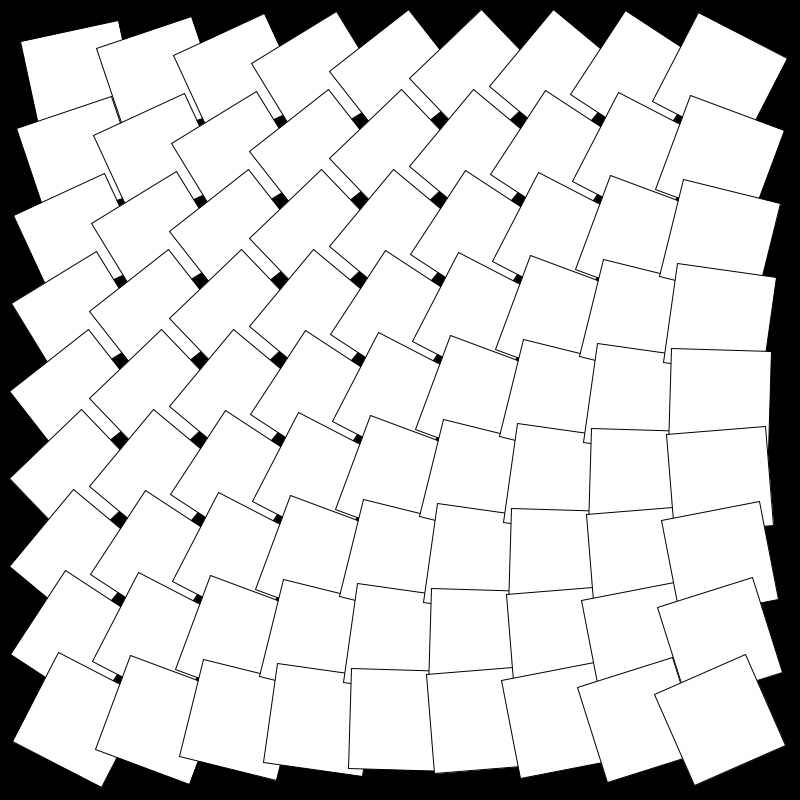
Frame 1 (no input)
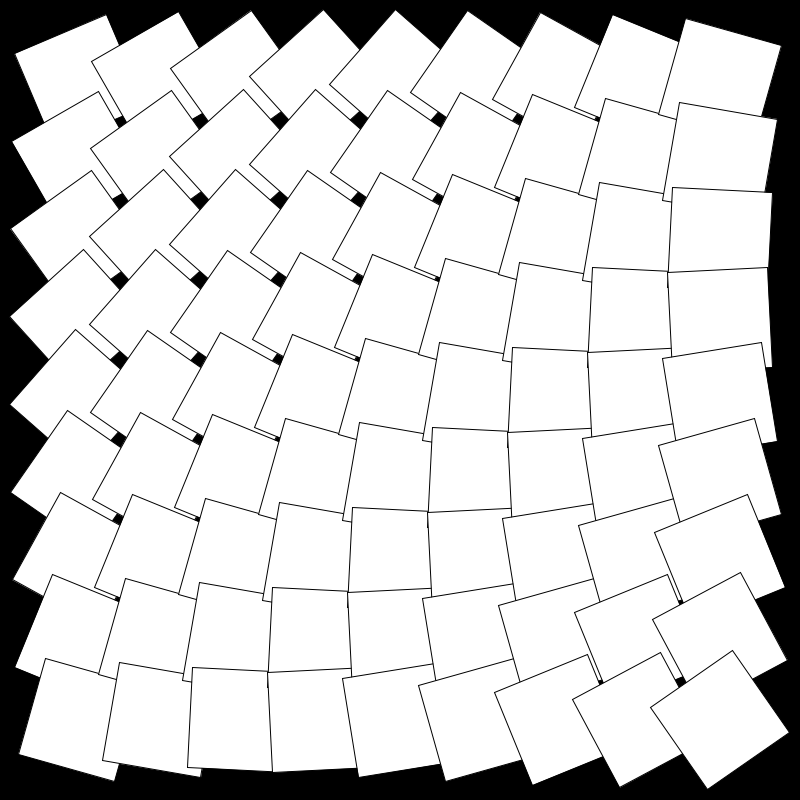
Frame 60 (the mouse pressed at the canvas centre just before this capture)
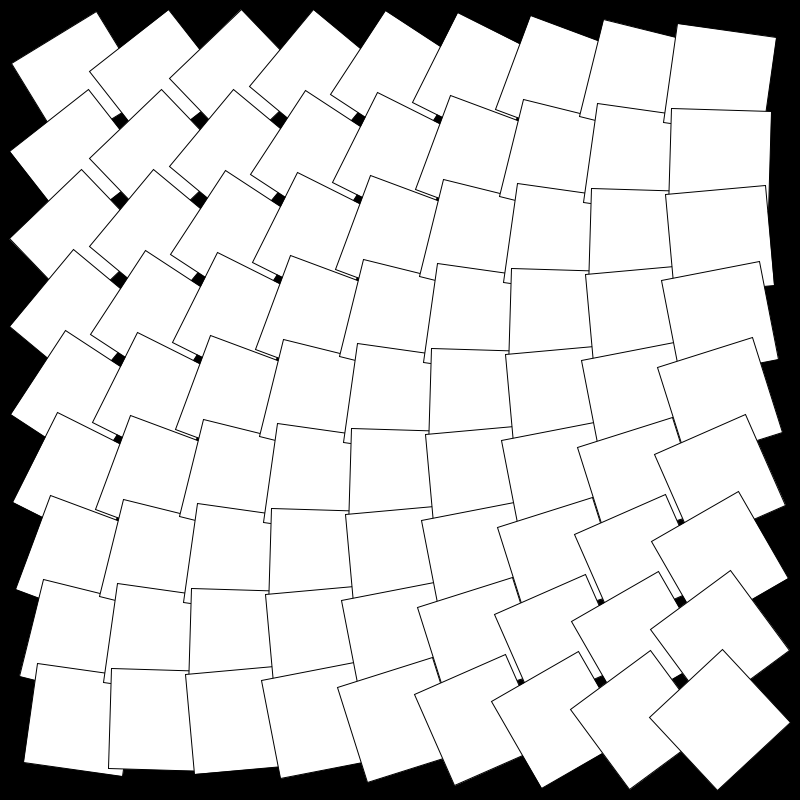
Frame 120 (the mouse held since frame 60 and released just before this capture)

The Processing sketch that drew these frames (run headless with seeded random() and noise(); from frame 60 on, the mouse is pressed at the canvas centre):

// Processing sketch: LSI_063_gridRotate
// ── LSI_063_gridRotate.pde
float angle=0.005;

void setup() {
  size(800, 800);
   rectMode(CENTER);
}


void draw() {

  
  background(0);
  
  
  for (int i = 80; i < width; i=i+80) {
    for (int j = 80; j < height; j=j+80) { 

          pushMatrix();
    pushMatrix();
    translate(i, j);
      
   
    rotate(angle+i+j);
    rect(0,0,100,100);
    
     popMatrix();
    popMatrix();
      
    }
  }
   angle=angle+0.05;
}
